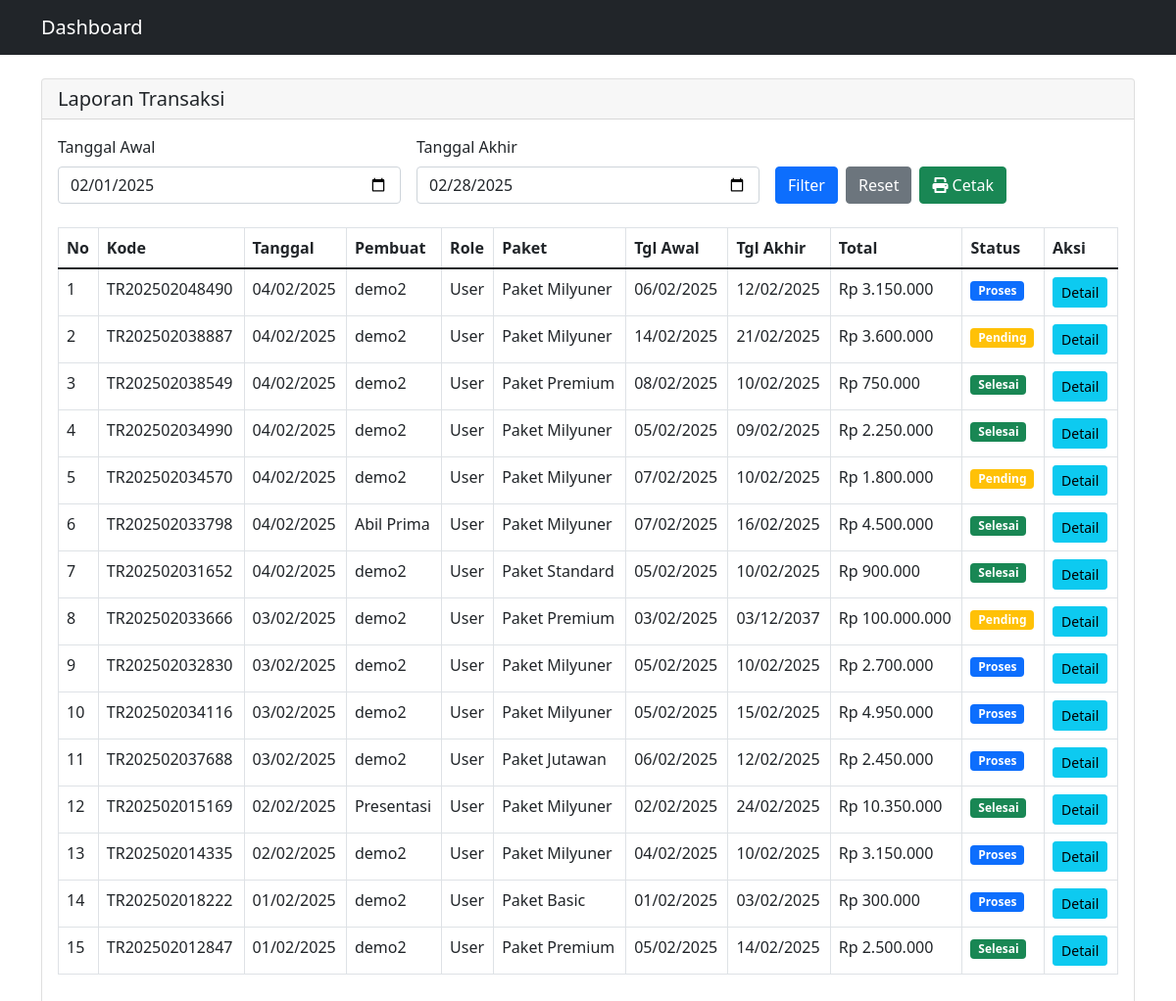
Page /admin/laporan.php (signed in) on the committed database.
### tables this page shows
CREATE TABLE `transaksi` (
  `kd_tr` varchar(20) NOT NULL,
  `id_admin` int DEFAULT NULL,
  `id_paket` varchar(10) DEFAULT NULL,
  `id_kategori` int DEFAULT NULL,
  `tgl_transaksi` date NOT NULL,
  `tgl_awal` date NOT NULL,
  `tgl_akhir` date NOT NULL,
  `total_harga` decimal(10,2) NOT NULL,
  `status` enum('pending','proses','selesai','diambil') DEFAULT 'pending',
  `created_at` timestamp NOT NULL DEFAULT CURRENT_TIMESTAMP,
  `id_user` int DEFAULT NULL,
  `id_karyawan` int DEFAULT NULL
);

CREATE TABLE `paket` (
  `id_paket` varchar(10) NOT NULL,
  `nama_paket` varchar(100) NOT NULL,
  `harga` decimal(10,2) NOT NULL,
  `deskripsi` text,
  `created_at` timestamp NOT NULL DEFAULT CURRENT_TIMESTAMP
);

### admin/laporan.php (the view, shortened to what this page needs)
<?php
require_once '../includes/config.php';
$tgl_awal = isset($_GET['tgl_awal']) ? $_GET['tgl_awal'] : date('Y-m-01');
$tgl_akhir = isset($_GET['tgl_akhir']) ? $_GET['tgl_akhir'] : date('Y-m-t');
$query = "SELECT t.*, p.nama_paket,
          COALESCE(a.nama_lengkap, u.nama_lengkap) as pembuat,
          CASE
              WHEN t.id_admin IS NOT NULL THEN 'Admin'
              ELSE 'User'
          END as role
          FROM transaksi t
          JOIN paket p ON t.id_paket = p.id_paket
          LEFT JOIN admin a ON t.id_admin = a.id_admin
          LEFT JOIN users u ON t.id_user = u.id_user
          WHERE DATE(t.tgl_transaksi) >= ?
          AND DATE(t.tgl_transaksi) <= ?
          ORDER BY t.tgl_transaksi DESC";
$stmt = mysqli_prepare($conn, $query);
$tgl_awal_query = date('Y-m-d', strtotime($tgl_awal));
$tgl_akhir_query = date('Y-m-d', strtotime($tgl_akhir));
mysqli_stmt_bind_param($stmt, "ss", $tgl_awal_query, $tgl_akhir_query);
mysqli_stmt_execute($stmt);
$result = mysqli_stmt_get_result($stmt);
?>
<!DOCTYPE html>
<html lang="id">
<head>
    <link href="https://cdn.jsdelivr.net/npm/bootstrap@5.1.3/dist/css/bootstrap.min.css" rel="stylesheet">
    <link rel="stylesheet" href="https://cdnjs.cloudflare.com/ajax/libs/font-awesome/6.0.0/css/all.min.css">
</head>
<body>
    <nav class="navbar navbar-expand-lg navbar-dark bg-dark">
        <div class="container">
            <a class="navbar-brand" href="dashboard.php">Dashboard</a>
        </div>
    </nav>
    <div class="container mt-4">
        <div class="card">
            <div class="card-header">
                <h5 class="card-title mb-0">Laporan Transaksi</h5>
            </div>
            <div class="card-body">
                <form method="get" action="" class="row g-3 mb-4">
                    <div class="col-md-4">
                        <label class="form-label">Tanggal Awal</label>
                        <input type="date" class="form-control" name="tgl_awal"
                               value="<?php echo date('Y-m-d', strtotime($tgl_awal)); ?>" required>
                    </div>
                    <div class="col-md-4">
                        <label class="form-label">Tanggal Akhir</label>
                        <input type="date" class="form-control" name="tgl_akhir"
                               value="<?php echo date('Y-m-d', strtotime($tgl_akhir)); ?>" required>
                    </div>
                    <div class="col-md-4 d-flex align-items-end">
                        <button type="submit" class="btn btn-primary me-2">Filter</button>
                        <a href="laporan.php" class="btn btn-secondary me-2">Reset</a>
                        <a href="cetak_laporan.php?tgl_awal=<?php echo $tgl_awal; ?>&tgl_akhir=<?php echo $tgl_akhir; ?>"
                           class="btn btn-success" target="_blank">
                            <i class="fas fa-print"></i> Cetak
                        </a>
                    </div>
                </form>
                <div class="table-responsive">
                    <table class="table table-bordered table-hover">
                        <thead>
                            <tr>
                                <th>No</th>
                                <th>Kode</th>
                                <th>Tanggal</th>
                                <th>Pembuat</th>
                                <th>Role</th>
                                <th>Paket</th>
                                <th>Tgl Awal</th>
                                <th>Tgl Akhir</th>
                                <th>Total</th>
                                <th>Status</th>
                                <th>Aksi</th>
                            </tr>
                        </thead>
                        <tbody>
                            <?php
                            if(mysqli_num_rows($result) > 0):
                                $no = 1;
                                while($row = mysqli_fetch_assoc($result)):
                            ?>
                                <tr>
                                    <td><?php echo $no++; ?></td>
                                    <td><?php echo $row['kd_tr']; ?></td>
                                    <td><?php echo date('d/m/Y', strtotime($row['tgl_transaksi'])); ?></td>
                                    <td><?php echo $row['pembuat']; ?></td>
                                    <td><?php echo $row['role']; ?></td>
                                    <td><?php echo $row['nama_paket']; ?></td>
                                    <td><?php echo date('d/m/Y', strtotime($row['tgl_awal'])); ?></td>
                                    <td><?php echo date('d/m/Y', strtotime($row['tgl_akhir'])); ?></td>
                                    <td>Rp <?php echo number_format($row['total_harga'], 0, ',', '.'); ?></td>
                                    <td>
                                        <span class="badge bg-<?php
                                            echo $row['status'] == 'pending' ? 'warning' :
                                                ($row['status'] == 'proses' ? 'primary' : 'success');
                                        ?>">
                                            <?php echo ucfirst($row['status']); ?>
                                        </span>
                                    </td>
                                    <td>
                                        <a href="detail_transaksi.php?kd=<?php echo $row['kd_tr']; ?>"
                                           class="btn btn-info btn-sm">Detail</a>
                                    </td>
                                </tr>
                            <?php
                                endwhile;
                            else:
                            ?>
                                <tr>
                                    <td colspan="11" class="text-center">Tidak ada data untuk periode ini</td>
                                </tr>
                            <?php endif; ?>
                        </tbody>
                    </table>
                </div>
            </div>
        </div>
    </div>
</body>
</html>

### rows in the picture
transaksi: kd_tr "TR202502048490", tgl_transaksi "04/02/2025", pembuat "demo2", role "User", id_paket.nama_paket "Paket Milyuner", tgl_awal "06/02/2025", tgl_akhir "12/02/2025", total_harga "3.150.000", status "Proses"
transaksi: kd_tr "TR202502038887", tgl_transaksi "04/02/2025", pembuat "demo2", role "User", id_paket.nama_paket "Paket Milyuner", tgl_awal "14/02/2025", tgl_akhir "21/02/2025", total_harga "3.600.000", status "Pending"
transaksi: kd_tr "TR202502038549", tgl_transaksi "04/02/2025", pembuat "demo2", role "User", id_paket.nama_paket "Paket Premium", tgl_awal "08/02/2025", tgl_akhir "10/02/2025", total_harga "750.000", status "Selesai"
transaksi: kd_tr "TR202502034990", tgl_transaksi "04/02/2025", pembuat "demo2", role "User", id_paket.nama_paket "Paket Milyuner", tgl_awal "05/02/2025", tgl_akhir "09/02/2025", total_harga "2.250.000", status "Selesai"
transaksi: kd_tr "TR202502034570", tgl_transaksi "04/02/2025", pembuat "demo2", role "User", id_paket.nama_paket "Paket Milyuner", tgl_awal "07/02/2025", tgl_akhir "10/02/2025", total_harga "1.800.000", status "Pending"
transaksi: kd_tr "TR202502033798", tgl_transaksi "04/02/2025", pembuat "Abil Prima", role "User", id_paket.nama_paket "Paket Milyuner", tgl_awal "07/02/2025", tgl_akhir "16/02/2025", total_harga "4.500.000", status "Selesai"
transaksi: kd_tr "TR202502031652", tgl_transaksi "04/02/2025", pembuat "demo2", role "User", id_paket.nama_paket "Paket Standard", tgl_awal "05/02/2025", tgl_akhir "10/02/2025", total_harga "900.000", status "Selesai"
transaksi: kd_tr "TR202502033666", tgl_transaksi "03/02/2025", pembuat "demo2", role "User", id_paket.nama_paket "Paket Premium", tgl_awal "03/02/2025", tgl_akhir "03/12/2037", total_harga "100.000.000", status "Pending"
transaksi: kd_tr "TR202502032830", tgl_transaksi "03/02/2025", pembuat "demo2", role "User", id_paket.nama_paket "Paket Milyuner", tgl_awal "05/02/2025", tgl_akhir "10/02/2025", total_harga "2.700.000", status "Proses"
transaksi: kd_tr "TR202502034116", tgl_transaksi "03/02/2025", pembuat "demo2", role "User", id_paket.nama_paket "Paket Milyuner", tgl_awal "05/02/2025", tgl_akhir "15/02/2025", total_harga "4.950.000", status "Proses"
transaksi: kd_tr "TR202502037688", tgl_transaksi "03/02/2025", pembuat "demo2", role "User", id_paket.nama_paket "Paket Jutawan", tgl_awal "06/02/2025", tgl_akhir "12/02/2025", total_harga "2.450.000", status "Proses"
transaksi: kd_tr "TR202502015169", tgl_transaksi "02/02/2025", pembuat "Presentasi", role "User", id_paket.nama_paket "Paket Milyuner", tgl_awal "02/02/2025", tgl_akhir "24/02/2025", total_harga "10.350.000", status "Selesai"
transaksi: kd_tr "TR202502014335", tgl_transaksi "02/02/2025", pembuat "demo2", role "User", id_paket.nama_paket "Paket Milyuner", tgl_awal "04/02/2025", tgl_akhir "10/02/2025", total_harga "3.150.000", status "Proses"
transaksi: kd_tr "TR202502018222", tgl_transaksi "01/02/2025", pembuat "demo2", role "User", id_paket.nama_paket "Paket Basic", tgl_awal "01/02/2025", tgl_akhir "03/02/2025", total_harga "300.000", status "Proses"
transaksi: kd_tr "TR202502012847", tgl_transaksi "01/02/2025", pembuat "demo2", role "User", id_paket.nama_paket "Paket Premium", tgl_awal "05/02/2025", tgl_akhir "14/02/2025", total_harga "2.500.000", status "Selesai"
